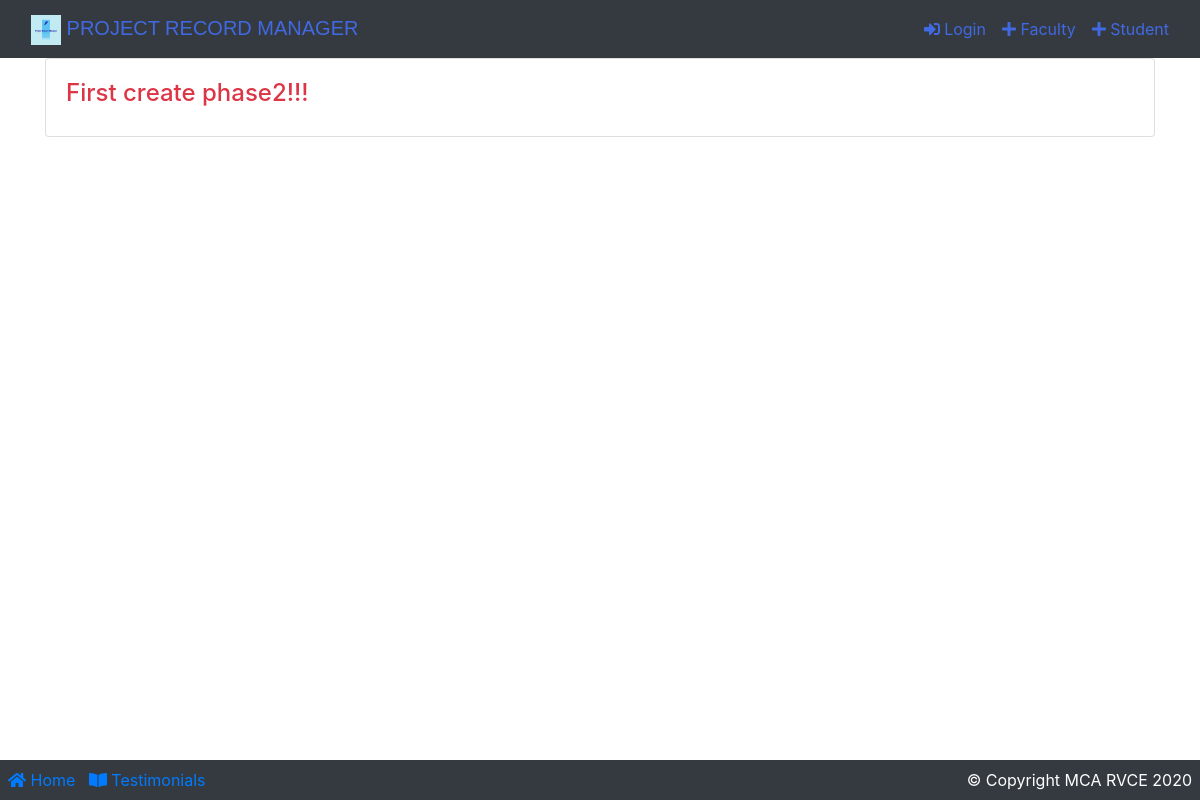
Before: /facultyCommentPhase2/3 with the older database file.
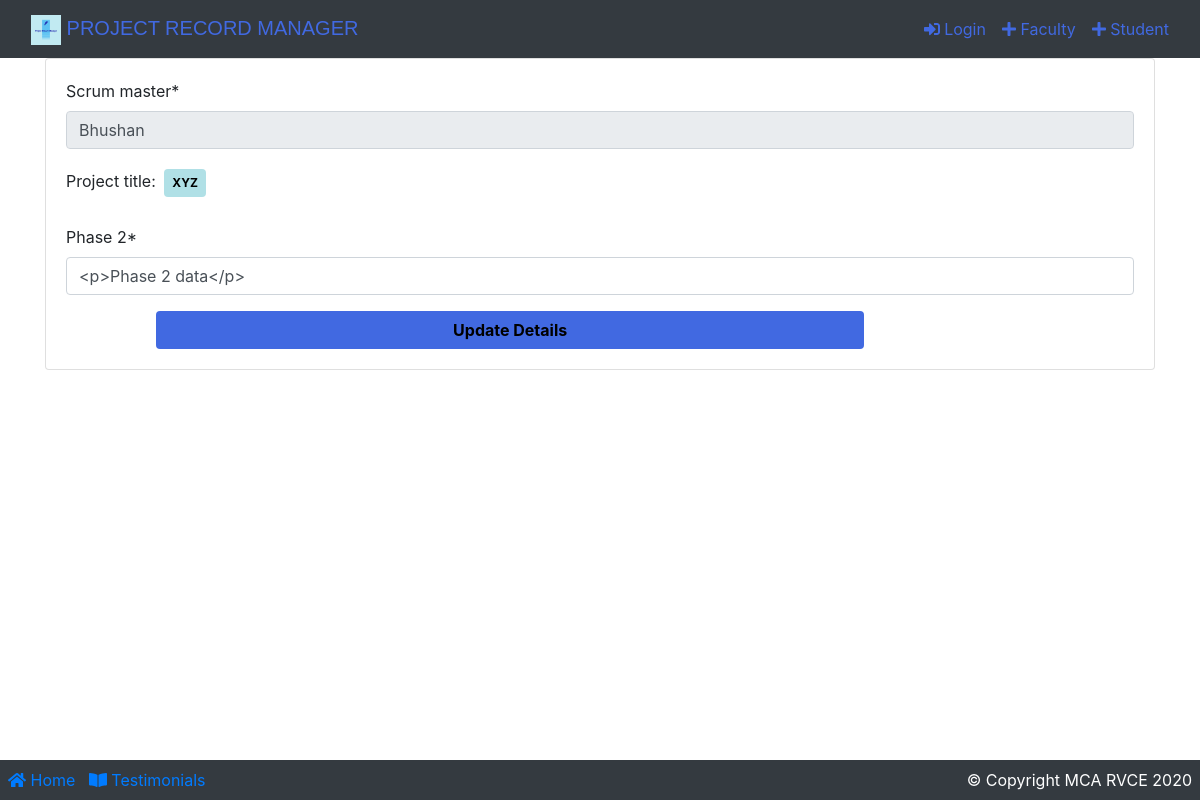
After: the same page with the newer database file.
### app/models.py (models this page shows)
class ProjectPhase2(models.Model):
    scrum_master = models.CharField(max_length=100, default="scrum master")
    project_title = models.ForeignKey(
        Team, on_delete=models.CASCADE, null=True)
    phase2 = HTMLField()
    created_at = models.DateTimeField(auto_now_add=True)
    updated_at = models.DateTimeField(auto_now=True)
    def __str__(self):
        return str(self.project_title) + "phase2"

class Team(models.Model):
    owner = models.CharField(max_length=555, unique=True)
    partner = models.OneToOneField(
        Student, on_delete=models.CASCADE, null=True, blank=True, unique=True)
    guide = models.ForeignKey(
        Faculty, on_delete=models.CASCADE, null=True, blank=True)
    title = models.CharField(max_length=555, null=True, unique=True)
    created_at = models.DateTimeField(auto_now_add=True)
    updated_at = models.DateTimeField(auto_now=True)
    class Meta:
        db_table = "team"
    def __str__(self):
        return str(self.title) + ", Student1:  " + str(self.owner) + ", student2:  " + str(
            self.partner) + ", Guide:  " + str(self.guide)

### app/views.py (the view)
# urls.py: path('facultyCommentPhase2/<int:teamId>', views.facultyCommentPhase2, name="facultyCommentPhase2"),
def facultyCommentPhase2(request, teamId):
    queryset = ""
    form = ""
    ret = ""
    try:
        print("TeamId:", teamId)
        queryset = ProjectPhase2.objects.filter(project_title=int(teamId))
        print(queryset)
        context = {}
        obj = get_object_or_404(ProjectPhase2, project_title=int(teamId))
        form = ProjectPhase2Form(request.POST or None, instance=obj)
        if form.is_valid():
            form.save()
            return redirect("facultyDashboard")
    except:
        ret = "First create phase2!!!"
    return render(request, 'project/commentPhase2.html', {'formc': form, 'qs': queryset, 'ret': ret})

### app/forms.py
class ProjectPhase2Form(forms.ModelForm):
    phase2 = forms.CharField(
        label="Phase 2", widget=TinyMCE(attrs={'cols': 50, 'rows': 10, "class": "form-control",
                                               "placeholder": "Phase 2 details"}))
    class Meta:
        model = ProjectPhase2
        fields = ['id', 'scrum_master', 'project_title', 'phase2']

### app/models.py (called while the page is built)
    def __str__(self):
        return self.name + ' ' + self.email

    def __str__(self):
        return self.name + ' ' + self.email

### templates/project/commentPhase2.html (shortened to what this page needs)
{% extends 'base.html' %}
{% load static %}
{% load crispy_forms_tags %}
{% block content %}
    <div class="container">
        <div class="card">
            <div class="card-body">
                {% if qs %}
                    <form method="POST">
                        {% for data in qs %}
                            <div id="div_id_scrum_master" class="form-group">
                                <label for="id_scrum_master" class=" requiredField">
                                    Scrum master<span class="asteriskField">*</span>
                                </label>
                                <div class="">
                                    <input type="text" name="scrum_master" value="{{ data.scrum_master }}"
                                           maxlength="100"
                                           class="textinput textInput form-control" required="" id="id_scrum_master"
                                           readonly>
                                </div>
                            </div>
                            <div id="div_id_project_title" class="form-group">
                                <label for="id_project_title" class=" requiredField">
                                    Project title: <span class="badge p-2 m-1 font-weight-bolder"
                                                         style="color: black;background-color: powderblue;"> {{ data.project_title.title }}</span>
                                </label>
                            </div>
                        {% endfor %}
                        {{ formc.phase2|as_crispy_field }}
                        <div class="form-row">
                            <div class="form-group col-md-8 mb-0 offset-1">
                                <button type="submit" class="btn btn-block font-weight-bold"
                                        style="background: royalblue;color: black; ">Update Details
                                </button>
                            </div>
                        </div>
                    </form>
                {% else %}
                    <h4 class="text-danger">{{ ret }}</h4>
                {% endif %}
            </div>
        </div>
    </div>
{% endblock %}

Changed rows visible on the page:
added ProjectPhase2: scrum_master "Bhushan", project_title "XYZ", phase2 "<p>Phase 2 data</p>"
Other visible differences:
{{ ret }}: "First create phase2!!!" → (not shown)
text now shown: "Phase 2 * Update Details"
